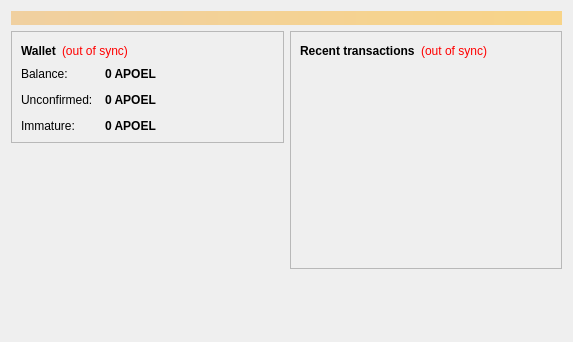
<?xml version="1.0" encoding="UTF-8"?>
<ui version="4.0">
 <class>OverviewPage</class>
 <widget class="QWidget" name="OverviewPage">
  <property name="geometry">
   <rect>
    <x>0</x>
    <y>0</y>
    <width>573</width>
    <height>342</height>
   </rect>
  </property>
  <property name="windowTitle">
   <string>Form</string>
  </property>
  <layout class="QVBoxLayout" name="topLayout">
   <item>
    <widget class="QLabel" name="labelAlerts">
     <property name="visible">
      <bool>false</bool>
     </property>
     <property name="styleSheet">
      <string notr="true">background-color: qlineargradient(x1: 0, y1: 0, x2: 1, y2: 0, stop:0 #F0D0A0, stop:1 #F8D488); color:#000000;</string>
     </property>
     <property name="wordWrap">
      <bool>true</bool>
     </property>
     <property name="margin">
      <number>3</number>
     </property>
    </widget>
   </item>
   <item>
    <layout class="QHBoxLayout" name="horizontalLayout" stretch="1,1">
     <item>
      <layout class="QVBoxLayout" name="verticalLayout_2">
       <item>
        <widget class="QFrame" name="frame">
         <property name="frameShape">
          <enum>QFrame::StyledPanel</enum>
         </property>
         <property name="frameShadow">
          <enum>QFrame::Raised</enum>
         </property>
         <layout class="QVBoxLayout" name="verticalLayout_4">
          <item>
           <layout class="QHBoxLayout" name="horizontalLayout_4">
            <item>
             <widget class="QLabel" name="label_5">
              <property name="font">
               <font>
                <weight>75</weight>
                <bold>true</bold>
               </font>
              </property>
              <property name="text">
               <string>Wallet</string>
              </property>
             </widget>
            </item>
            <item>
             <widget class="QLabel" name="labelWalletStatus">
              <property name="toolTip">
               <string>The displayed information may be out of date. Your wallet automatically synchronizes with the Apoelcoin network after a connection is established, but this process has not completed yet.</string>
              </property>
              <property name="styleSheet">
               <string notr="true">QLabel { color: red; }</string>
              </property>
              <property name="text">
               <string notr="true">(out of sync)</string>
              </property>
              <property name="alignment">
               <set>Qt::AlignLeading|Qt::AlignLeft|Qt::AlignVCenter</set>
              </property>
             </widget>
            </item>
            <item>
             <spacer name="horizontalSpacer_2">
              <property name="orientation">
               <enum>Qt::Horizontal</enum>
              </property>
              <property name="sizeHint" stdset="0">
               <size>
                <width>40</width>
                <height>20</height>
               </size>
              </property>
             </spacer>
            </item>
           </layout>
          </item>
          <item>
           <layout class="QFormLayout" name="formLayout_2">
            <property name="fieldGrowthPolicy">
             <enum>QFormLayout::AllNonFixedFieldsGrow</enum>
            </property>
            <property name="horizontalSpacing">
             <number>12</number>
            </property>
            <property name="verticalSpacing">
             <number>12</number>
            </property>
            <item row="0" column="0">
             <widget class="QLabel" name="label">
              <property name="text">
               <string>Balance:</string>
              </property>
             </widget>
            </item>
            <item row="0" column="1">
             <widget class="QLabel" name="labelBalance">
              <property name="font">
               <font>
                <weight>75</weight>
                <bold>true</bold>
               </font>
              </property>
              <property name="cursor">
               <cursorShape>IBeamCursor</cursorShape>
              </property>
              <property name="toolTip">
               <string>Your current balance</string>
              </property>
              <property name="text">
               <string notr="true">0 APOEL</string>
              </property>
              <property name="textInteractionFlags">
               <set>Qt::LinksAccessibleByMouse|Qt::TextSelectableByKeyboard|Qt::TextSelectableByMouse</set>
              </property>
             </widget>
            </item>
            <item row="1" column="0">
             <widget class="QLabel" name="label_3">
              <property name="text">
               <string>Unconfirmed:</string>
              </property>
             </widget>
            </item>
            <item row="1" column="1">
             <widget class="QLabel" name="labelUnconfirmed">
              <property name="font">
               <font>
                <weight>75</weight>
                <bold>true</bold>
               </font>
              </property>
              <property name="cursor">
               <cursorShape>IBeamCursor</cursorShape>
              </property>
              <property name="toolTip">
               <string>Total of transactions that have yet to be confirmed, and do not yet count toward the current balance</string>
              </property>
              <property name="text">
               <string notr="true">0 APOEL</string>
              </property>
              <property name="textInteractionFlags">
               <set>Qt::LinksAccessibleByMouse|Qt::TextSelectableByKeyboard|Qt::TextSelectableByMouse</set>
              </property>
             </widget>
            </item>
            <item row="2" column="0">
             <widget class="QLabel" name="labelImmatureText">
              <property name="text">
               <string>Immature:</string>
              </property>
             </widget>
            </item>
            <item row="2" column="1">
             <widget class="QLabel" name="labelImmature">
              <property name="font">
               <font>
                <weight>75</weight>
                <bold>true</bold>
               </font>
              </property>
              <property name="toolTip">
               <string>Mined balance that has not yet matured</string>
              </property>
              <property name="text">
               <string notr="true">0 APOEL</string>
              </property>
              <property name="textInteractionFlags">
               <set>Qt::LinksAccessibleByMouse|Qt::TextSelectableByKeyboard|Qt::TextSelectableByMouse</set>
              </property>
             </widget>
            </item>
           </layout>
          </item>
         </layout>
        </widget>
       </item>
       <item>
        <spacer name="verticalSpacer">
         <property name="orientation">
          <enum>Qt::Vertical</enum>
         </property>
         <property name="sizeHint" stdset="0">
          <size>
           <width>20</width>
           <height>40</height>
          </size>
         </property>
        </spacer>
       </item>
      </layout>
     </item>
     <item>
      <layout class="QVBoxLayout" name="verticalLayout_3">
       <item>
        <widget class="QFrame" name="frame_2">
         <property name="frameShape">
          <enum>QFrame::StyledPanel</enum>
         </property>
         <property name="frameShadow">
          <enum>QFrame::Raised</enum>
         </property>
         <layout class="QVBoxLayout" name="verticalLayout">
          <item>
           <layout class="QHBoxLayout" name="horizontalLayout_2">
            <item>
             <widget class="QLabel" name="label_4">
              <property name="text">
               <string>&lt;b&gt;Recent transactions&lt;/b&gt;</string>
              </property>
             </widget>
            </item>
            <item>
             <widget class="QLabel" name="labelTransactionsStatus">
              <property name="toolTip">
               <string>The displayed information may be out of date. Your wallet automatically synchronizes with the Apoelcoin network after a connection is established, but this process has not completed yet.</string>
              </property>
              <property name="styleSheet">
               <string notr="true">QLabel { color: red; }</string>
              </property>
              <property name="text">
               <string notr="true">(out of sync)</string>
              </property>
              <property name="alignment">
               <set>Qt::AlignRight|Qt::AlignTrailing|Qt::AlignVCenter</set>
              </property>
             </widget>
            </item>
            <item>
             <spacer name="horizontalSpacer">
              <property name="orientation">
               <enum>Qt::Horizontal</enum>
              </property>
              <property name="sizeHint" stdset="0">
               <size>
                <width>40</width>
                <height>20</height>
               </size>
              </property>
             </spacer>
            </item>
           </layout>
          </item>
          <item>
           <widget class="QListView" name="listTransactions">
            <property name="styleSheet">
             <string notr="true">QListView { background: transparent; }</string>
            </property>
            <property name="frameShape">
             <enum>QFrame::NoFrame</enum>
            </property>
            <property name="verticalScrollBarPolicy">
             <enum>Qt::ScrollBarAlwaysOff</enum>
            </property>
            <property name="horizontalScrollBarPolicy">
             <enum>Qt::ScrollBarAlwaysOff</enum>
            </property>
            <property name="selectionMode">
             <enum>QAbstractItemView::NoSelection</enum>
            </property>
           </widget>
          </item>
         </layout>
        </widget>
       </item>
       <item>
        <spacer name="verticalSpacer_2">
         <property name="orientation">
          <enum>Qt::Vertical</enum>
         </property>
         <property name="sizeHint" stdset="0">
          <size>
           <width>20</width>
           <height>40</height>
          </size>
         </property>
        </spacer>
       </item>
      </layout>
     </item>
    </layout>
   </item>
  </layout>
 </widget>
 <resources/>
 <connections/>
</ui>
